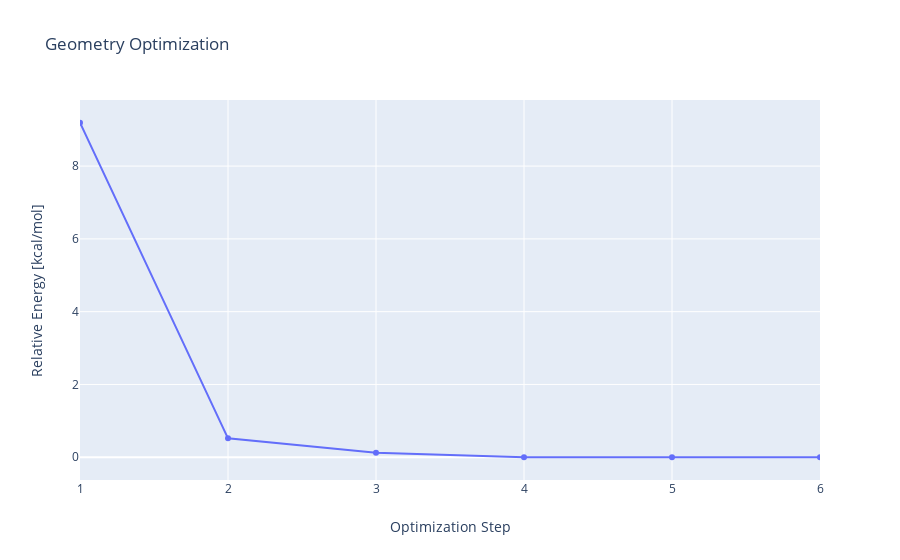

Notebook source saved alongside this figure:
### Markdown cell above
This water molecule has bond length and angle dimensions much closer to expected values. We can also plot the optimization history to see how each step in the geometry optimization affected the results. Though the chart is not too impressive for this simple molecule, it is hopefully illuminating and is available for any geometry optimization ever completed.

### Code cell
proc.show_history()

### Figure 1 — Plotly figure (JSON) as saved in the notebook; plotly's stock layout.template omitted (floating-point values rounded to 4 significant figures)
{"data": [{"mode": "lines+markers", "type": "scatter", "x": [1, 2, 3, 4, 5, 6], "y": [9.191, 0.52, 0.123, 0.001, 0, 0]}], "layout": {"title": {"text": "Geometry Optimization"}, "xaxis": {"range": [1, 6], "title": {"text": "Optimization Step"}}, "yaxis": {"title": {"text": "Relative Energy [kcal/mol]"}, "zeroline": true}}}
